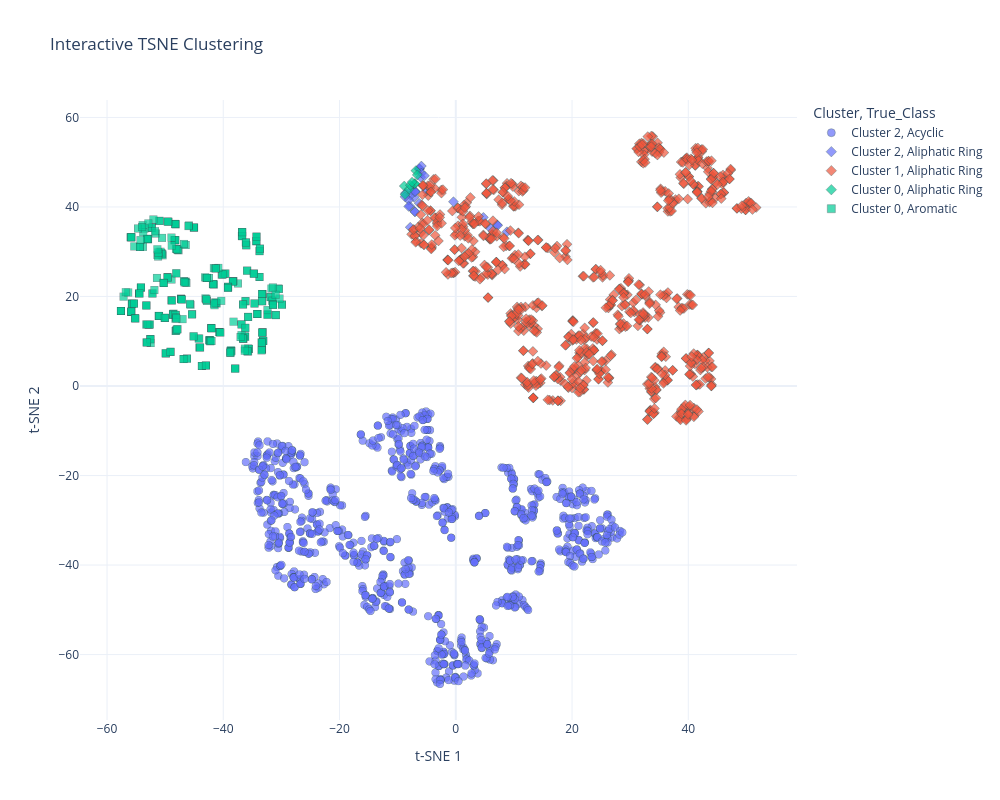

Write notebook code for a chart like this one.
### Code cell
analyzer.plot_interactive(method='tsne', perplexity=30)

### Figure 1 — Plotly figure (JSON) as saved in the notebook; plotly's stock layout.template omitted (floating-point values rounded to 4 significant figures; data arrays with more than 128 entries replaced by an {"elided": "..."} marker saying what was removed)
{"data": [{"customdata": {"elided": "848x3 str values"}, "hovertemplate": "Cluster=Cluster 2<br>True_Class=%{customdata[2]}<br>t-SNE 1=%{x}<br>t-SNE 2=%{y}<br>mol_id=%{customdata[0]}<br>canonical_smiles=%{customdata[1]}<extra></extra>", "legendgroup": "Cluster 2, Acyclic", "marker": {"color": "#636efa", "line": {"color": "DarkSlateGrey", "width": 0.5}, "opacity": 0.7, "size": 8, "symbol": "circle"}, "mode": "markers", "name": "Cluster 2, Acyclic", "showlegend": true, "type": "scattergl", "x": {"elided": "848 float values"}, "xaxis": "x", "y": {"elided": "848 float values"}, "yaxis": "y"}, {"customdata": [["qm9_430", "O=C1CN=CN1", "Aliphatic Ring"], ["qm9_431", "O=C1CN=CO1", "Aliphatic Ring"], ["qm9_445", "O=C1OCCO1", "Aliphatic Ring"], ["qm9_807", "C/C(=N\\O)[C@H]1CO1", "Aliphatic Ring"], ["qm9_890", "[NH-]C1N=CC=CO1", "Aliphatic Ring"], ["qm9_891", "[NH-]C1C=NC=CO1", "Aliphatic Ring"], ["qm9_892", "[NH-]C1C=CN=CO1", "Aliphatic Ring"], ["qm9_893", "[NH-]C1N=CN=CO1", "Aliphatic Ring"], ["qm9_1011", "C[NH2+]C1OC=CO1", "Aliphatic Ring"], ["qm9_1767", "[NH-]C1C=CC(=O)O1", "Aliphatic Ring"], ["qm9_1768", "O=C1C=CC(=O)C1", "Aliphatic Ring"], ["qm9_1781", "O=C1CCC(=O)N1", "Aliphatic Ring"], ["qm9_1786", "CC1=CC(=O)NC1", "Aliphatic Ring"], ["qm9_1787", "CC1=CC(=O)OC1", "Aliphatic Ring"], ["qm9_1791", "NC1=CC(=O)OC1", "Aliphatic Ring"], ["qm9_1793", "CC1=CCC(=O)N1", "Aliphatic Ring"], ["qm9_1794", "CC1=CNC(=O)C1", "Aliphatic Ring"], ["qm9_1796", "CC1=NCC(=O)N1", "Aliphatic Ring"], ["qm9_1797", "CC1=NCC(=O)O1", "Aliphatic Ring"], ["qm9_1798", "NC1=NCC(=O)N1", "Aliphatic Ring"], ["qm9_1800", "C[C@@H]1C=CC(=O)N1", "Aliphatic Ring"], ["qm9_1802", "C[C@@H]1C=CC(=O)O1", "Aliphatic Ring"], ["qm9_1888", "C#C[C@H]1CC(=O)O1", "Aliphatic Ring"], ["qm9_1889", "N#C[C@H]1CC(=O)O1", "Aliphatic Ring"], ["qm9_1892", "O=C[C@H]1CC(=O)N1", "Aliphatic Ring"], ["qm9_1893", "O=C[C@H]1CC(=O)O1", "Aliphatic Ring"], ["qm9_2002", "O=C1CCN=CO1", "Aliphatic Ring"], ["qm9_2003", "O=C1CN=COC1", "Aliphatic Ring"], ["qm9_2011", "O=C1C=CCCO1", "Aliphatic Ring"]], "hovertemplate": "Cluster=Cluster 2<br>True_Class=%{customdata[2]}<br>t-SNE 1=%{x}<br>t-SNE 2=%{y}<br>mol_id=%{customdata[0]}<br>canonical_smiles=%{customdata[1]}<extra></extra>", "legendgroup": "Cluster 2, Aliphatic Ring", "marker": {"color": "#636efa", "line": {"color": "DarkSlateGrey", "width": 0.5}, "opacity": 0.7, "size": 8, "symbol": "diamond"}, "mode": "markers", "name": "Cluster 2, Aliphatic Ring", "showlegend": true, "type": "scattergl", "x": [-8.669, -7.898, -7.842, 8.8, -6.222, -6.264, -6.274, -5.919, -0.4043, -5.915, -7.623, -6.298, -6.985, -7.174, -7.785, -7.045, -6.995, -8.11, -8.112, -8.736, -6.042, -5.391, 7.118, 7.217, 4.752, 5.957, -7.047, -7.019, -5.0], "xaxis": "x", "y": [43.06, 40.17, 35.47, 34.46, 48.55, 48.46, 48.49, 49.14, 41.17, 47.58, 43.69, 40.83, 43.48, 42.16, 42.62, 43.5, 43.41, 41.53, 40.13, 42.27, 46.66, 46.98, 36.04, 35.89, 37.68, 35.23, 38.93, 38.93, 43.54], "yaxis": "y"}, {"customdata": {"elided": "768x3 str values"}, "hovertemplate": "Cluster=Cluster 1<br>True_Class=%{customdata[2]}<br>t-SNE 1=%{x}<br>t-SNE 2=%{y}<br>mol_id=%{customdata[0]}<br>canonical_smiles=%{customdata[1]}<extra></extra>", "legendgroup": "Cluster 1, Aliphatic Ring", "marker": {"color": "#EF553B", "line": {"color": "DarkSlateGrey", "width": 0.5}, "opacity": 0.7, "size": 8, "symbol": "diamond"}, "mode": "markers", "name": "Cluster 1, Aliphatic Ring", "showlegend": true, "type": "scattergl", "x": {"elided": "768 float values"}, "xaxis": "x", "y": {"elided": "768 float values"}, "yaxis": "y"}, {"customdata": [["qm9_429", "O=C1CC=CN1", "Aliphatic Ring"], ["qm9_434", "O=C1C=CCN1", "Aliphatic Ring"], ["qm9_889", "[NH-]C1C=CC=CO1", "Aliphatic Ring"], ["qm9_1766", "[NH-]C1C=CC(=O)N1", "Aliphatic Ring"], ["qm9_1769", "O=C1C=CC(=O)N1", "Aliphatic Ring"], ["qm9_1783", "O=C1CNC(=O)N1", "Aliphatic Ring"], ["qm9_1790", "NC1=CC(=O)NC1", "Aliphatic Ring"], ["qm9_2004", "O=C1NC=CCO1", "Aliphatic Ring"], ["qm9_2005", "O=C1NC=CCN1", "Aliphatic Ring"]], "hovertemplate": "Cluster=Cluster 0<br>True_Class=%{customdata[2]}<br>t-SNE 1=%{x}<br>t-SNE 2=%{y}<br>mol_id=%{customdata[0]}<br>canonical_smiles=%{customdata[1]}<extra></extra>", "legendgroup": "Cluster 0, Aliphatic Ring", "marker": {"color": "#00cc96", "line": {"color": "DarkSlateGrey", "width": 0.5}, "opacity": 0.7, "size": 8, "symbol": "diamond"}, "mode": "markers", "name": "Cluster 0, Aliphatic Ring", "showlegend": true, "type": "scattergl", "x": [-7.073, -7.062, -6.871, -6.627, -8.87, -8.731, -8.036, -7.82, -7.526], "xaxis": "x", "y": [45.12, 45.25, 48.12, 47.16, 44.68, 42.78, 43.94, 44.86, 45.54], "yaxis": "y"}, {"customdata": {"elided": "346x3 str values"}, "hovertemplate": "Cluster=Cluster 0<br>True_Class=%{customdata[2]}<br>t-SNE 1=%{x}<br>t-SNE 2=%{y}<br>mol_id=%{customdata[0]}<br>canonical_smiles=%{customdata[1]}<extra></extra>", "legendgroup": "Cluster 0, Aromatic", "marker": {"color": "#00cc96", "line": {"color": "DarkSlateGrey", "width": 0.5}, "opacity": 0.7, "size": 8, "symbol": "square"}, "mode": "markers", "name": "Cluster 0, Aromatic", "showlegend": true, "type": "scattergl", "x": {"elided": "346 float values"}, "xaxis": "x", "y": {"elided": "346 float values"}, "yaxis": "y"}], "layout": {"height": 800, "legend": {"title": {"text": "Cluster, True_Class"}, "tracegroupgap": 0}, "title": {"text": "Interactive TSNE Clustering"}, "width": 1000, "xaxis": {"anchor": "y", "domain": [0, 1], "title": {"text": "t-SNE 1"}}, "yaxis": {"anchor": "x", "domain": [0, 1], "title": {"text": "t-SNE 2"}}}}
